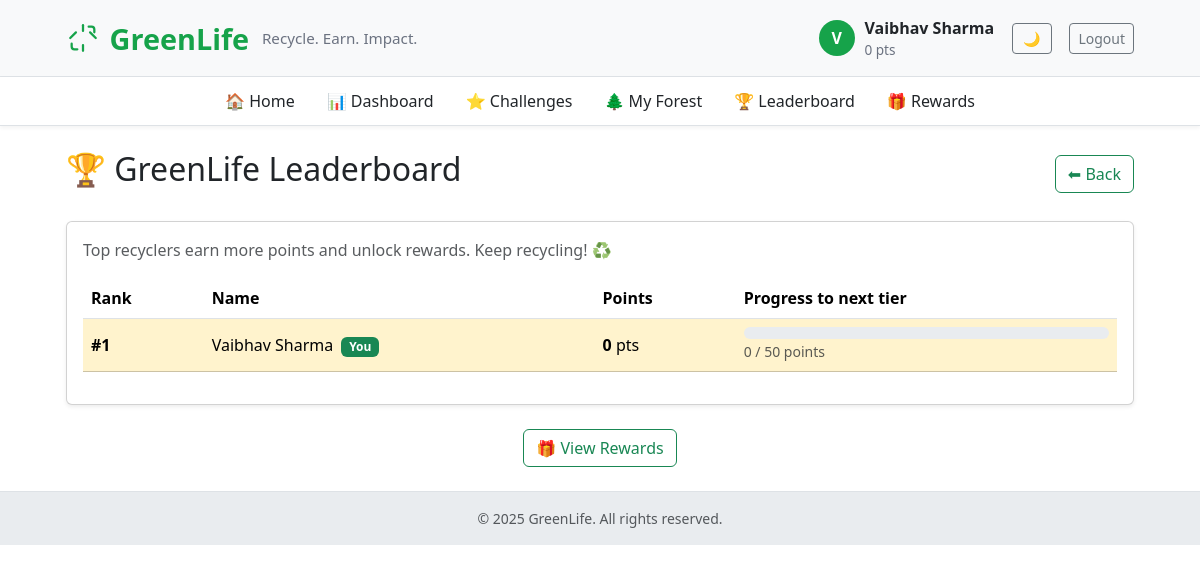
The page /leaderboard (signed in) on the database as committed earlier.
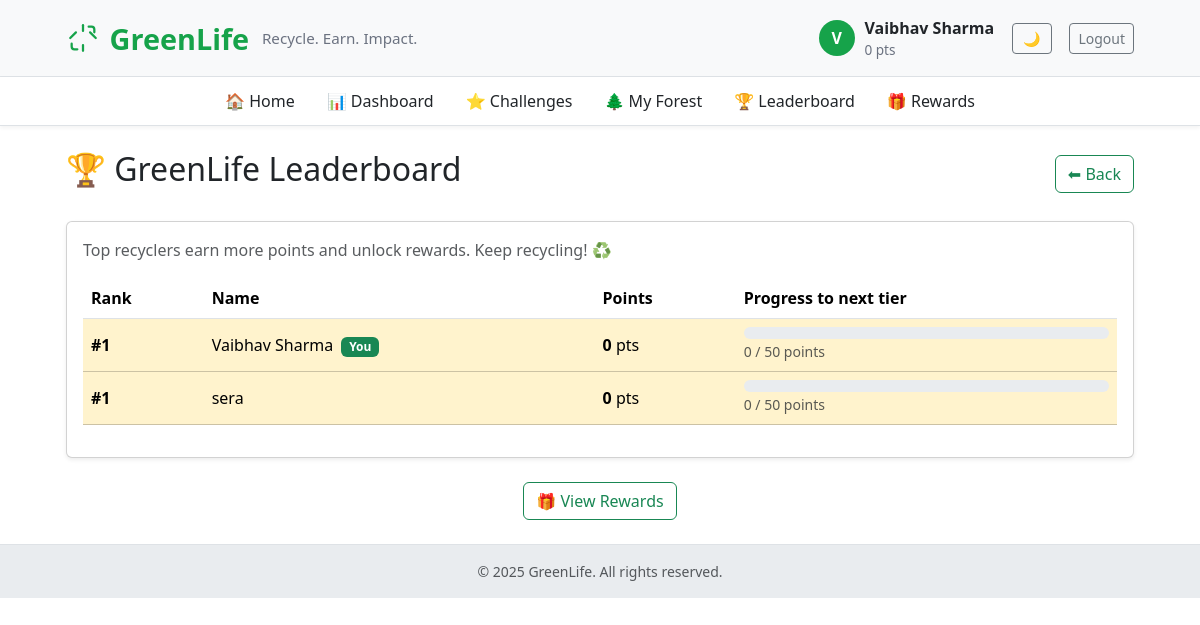
The same page on the database as committed later.
### app.py (models this page shows, shortened)
class User(UserMixin, db.Model):
    id = db.Column(db.Integer, primary_key=True)
    name = db.Column(db.String(120), unique=True, nullable=False)
    email = db.Column(db.String(150), unique=True, nullable=True)
    phone = db.Column(db.String(20), nullable=True)
    password_hash = db.Column(db.String(200), nullable=True)
    points = db.Column(db.Integer, default=0)
    address = db.Column(db.String(300), nullable=True)
    tree_level = db.Column(db.Integer, default=0)

### app.py (the view)
@app.route("/leaderboard")
@login_required
def leaderboard():
    users = User.query.order_by(User.points.desc()).limit(20).all()
    return render_template("leaderboard.html", users=[(u.name, u.points or 0) for u in users])

### app.py (called while the page is built)
@app.context_processor
def inject_now():
    return {'now': datetime.utcnow}

@login_manager.user_loader
def load_user(user_id):
    u = db.session.get(User, int(user_id))
    if u:
        return u
    return db.session.get(Rider, int(user_id))

### templates/leaderboard.html (shortened to what this page needs)
{% extends "base.html" %}
{% block content %}
<div class="d-flex justify-content-between align-items-center mb-4">
  <h2>🏆 GreenLife Leaderboard</h2>
  <a href="{{ url_for('index') }}" class="btn btn-outline-success">⬅ Back</a>
</div>
<div class="card shadow-sm">
  <div class="card-body">
    <p class="text-muted mb-3">
      Top recyclers earn more points and unlock rewards. Keep recycling! ♻️
    </p>
    <div class="table-responsive">
      <table class="table align-middle">
        <thead>
          <tr>
            <th>Rank</th>
            <th>Name</th>
            <th>Points</th>
            <th>Progress to next tier</th>
          </tr>
        </thead>
        <tbody>
          {% set rank = 0 %}
          {% for user in users %}
            {% set rank = rank + 1 %}
            {% set name = user[0] %}
            {% set pts = user[1] %}
            {% set next_tier = (50 if pts < 50 else (100 if pts < 100 else (200 if pts < 200 else 500))) %}
            {% set progress = (pts / next_tier * 100) if next_tier else 100 %}
            <tr class="{% if rank == 1 %}table-warning{% elif rank == 2 %}table-secondary{% elif rank == 3 %}table-danger{% endif %}">
              <td><strong>#{{ rank }}</strong></td>
              <td>{{ name }} {% if current_user.name == name %}<span class="badge bg-success ms-1">You</span>{% endif %}</td>
              <td><strong>{{ pts }}</strong> pts</td>
              <td>
                <div class="progress" style="height:12px;">
                </div>
                <small class="text-muted">{{ pts }} / {{ next_tier }} points</small>
              </td>
            </tr>
          {% endfor %}
        </tbody>
      </table>
    </div>
  </div>
</div>
<div class="text-center mt-4">
  <a href="{{ url_for('rewards') }}" class="btn btn-outline-success">🎁 View Rewards</a>
</div>
{% endblock %}

### templates/base.html (shortened to what this page needs)
<!doctype html>
<html lang="en">
<head>
  <link href="https://cdn.jsdelivr.net/npm/bootstrap@5.3.2/dist/css/bootstrap.min.css" rel="stylesheet">
</head>
<body>
  <header class="brand-bar">
    <div class="container-narrow d-flex justify-content-between align-items-center">
      <div class="d-flex align-items-center">
        <a href="{{ url_for('index') }}" class="brand-title text-decoration-none">
          <span>GreenLife</span>
          <small class="brand-sub d-none d-md-inline">Recycle. Earn. Impact.</small>
        </a>
      </div>
      <nav>
        {% if current_user.is_authenticated %}
        <div class="user-bubble">
          <div class="avatar">{{ current_user.name[0]|upper }}</div>
          <div class="d-none d-md-block">
            <div style="font-weight:700">{{ current_user.name }}</div>
            {% if current_user.points is defined %}
              <div style="font-size:.85rem; color:#6b7280">{{ current_user.points or 0 }} pts</div>
            {% else %}
              <div style="font-size:.85rem; color:#6b7280">Rider Account</div>
            {% endif %}
          </div>
          <button id="theme-toggle" class="btn btn-outline-secondary btn-sm ms-2" style="width: 40px;"></button>
          <a href="{{ url_for('logout') }}" class="btn btn-outline-secondary btn-sm ms-2">Logout</a>
        </div>
        {% else %}
        <div>
          <button id="theme-toggle" class="btn btn-outline-secondary btn-sm me-2" style="width: 40px;"></button>
          <a href="{{ url_for('login') }}" class="btn btn-primary btn-sm">Login</a>
          <a href="{{ url_for('signup') }}" class="btn btn-outline-success btn-sm ms-2">Sign up</a>
        </div>
        {% endif %}
      </nav>
    </div>
  </header>
  {% if current_user.is_authenticated and current_user.points is defined %}
  <nav class="sub-nav sticky-top">
    <div class="container-narrow d-flex justify-content-center">
      <ul class="nav">
        <li class="nav-item"><a class="nav-link" href="{{ url_for('index') }}">🏠 Home</a></li>
        <li class="nav-item"><a class="nav-link" href="{{ url_for('dashboard') }}">📊 Dashboard</a></li>
        <li class="nav-item"><a class="nav-link" href="{{ url_for('challenges') }}">⭐ Challenges</a></li>
        <li class="nav-item"><a class="nav-link" href="{{ url_for('forest') }}">🌲 My Forest</a></li>
        <li class="nav-item"><a class="nav-link" href="{{ url_for('leaderboard') }}">🏆 Leaderboard</a></li>
        <li class="nav-item"><a class="nav-link" href="{{ url_for('rewards') }}">🎁 Rewards</a></li>
      </ul>
    </div>
  </nav>
  {% endif %}
  <main class="py-4">
    <div class="container container-narrow">
      {% block content %}{% endblock %}
    </div>
  </main>
  <footer class="text-center py-3 small text-muted">
    © {{ now().year }} GreenLife. All rights reserved.
  </footer>
</body>
</html>

### templates/base.html (style rules this page uses)
:root { --eco-green: #16a34a; --eco-dark: #0f5132; --eco-light: #f0fdf4; }
body { background-color: var(--bs-body-bg); min-height: 100vh; font-family: 'Segoe UI', system-ui, sans-serif; }
.brand-bar { background-color: var(--bs-tertiary-bg); border-bottom: 1px solid var(--bs-border-color); padding: 16px 0; }
.brand-title { color: var(--eco-green); font-weight: 800; font-size: 1.8rem; display: inline-flex; align-items: center; gap: .6rem; }
.brand-sub { color: #6b7280; font-weight: 500; font-size: .95rem; margin-left: .2rem; }
.user-bubble { display: flex; align-items: center; gap: .6rem; }
.avatar { width: 36px; height: 36px; border-radius: 50%; background: var(--eco-green); color: white; display: inline-flex; align-items: center; justify-content: center; font-weight: 700; }
.container-narrow { max-width: 1100px; margin: 0 auto; padding: 0 1rem; }
footer { background-color: var(--bs-secondary-bg); border-top: 1px solid var(--bs-border-color); }
.sub-nav { background-color: var(--bs-body-bg); border-bottom: 1px solid var(--bs-border-color); box-shadow: 0 2px 4px rgba(0,0,0,0.05); }
.sub-nav .nav-link { color: var(--bs-body-color); font-weight: 500; padding: .75rem 1rem; }

Rows that differ between the two databases and show on the page:
added User: tree_level "1", name "sera", points "0", next_tier "50"
